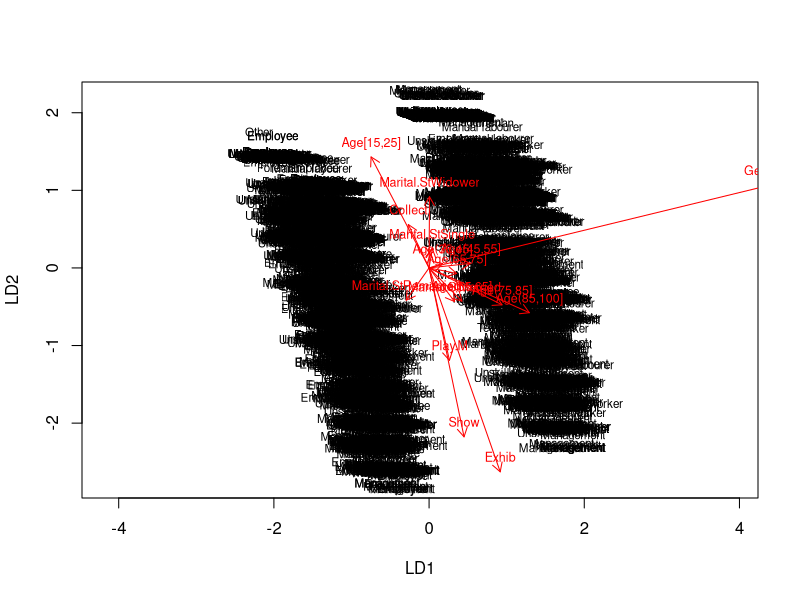

Recreate this plot in R.
## ---- chunk 1
# number of rows in the Artistic_Hobbies dataset 
Artistic_Hobbies <- read.table("data/Artistic_Hobbies.csv", header = TRUE, sep = ",")
n <- nrow(Artistic_Hobbies)
n

# choose randomly 80% of the rows
ind <- sample(n,  size = n * 0.8)

# create train set
train <- Artistic_Hobbies[ind,]
train

# create test set 
test <- Artistic_Hobbies[-ind,]
test

## ---- chunk 2
library(dplyr)
library(GGally)
library(MASS)
# linear discriminant analysis
lda.fit <- lda(Prof ~ . , data = train)

# print the lda.fit object
lda.fit

# function for the lda biplot arrows
lda.arrows <- function(x, myscale = 2, arrow_heads = 0.1, color = "red", tex = 0.75, choices = c(1,2)){
  heads <- coef(x)
  arrows(x0 = 0, y0 = 0, 
         x1 = myscale * heads[,choices[1]], 
         y1 = myscale * heads[,choices[2]], col=color, length = arrow_heads)
  text(myscale * heads[,choices], labels = row.names(heads), 
       cex = tex, col=color, pos=3)
}

## ---- chunk 3
# plot the lda results
plot(lda.fit, dimen = 2)
lda.arrows(lda.fit, myscale = 2)
## ---- chunk 4
# predict classes with test data
lda.pred <- predict(lda.fit, newdata = test)
